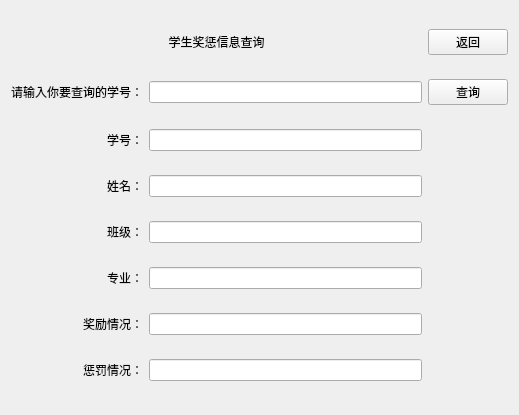
<?xml version="1.0" encoding="UTF-8"?>
<ui version="4.0">
 <class>awardfind</class>
 <widget class="QWidget" name="awardfind">
  <property name="geometry">
   <rect>
    <x>0</x>
    <y>0</y>
    <width>519</width>
    <height>415</height>
   </rect>
  </property>
  <property name="windowTitle">
   <string>Form</string>
  </property>
  <layout class="QHBoxLayout" name="horizontalLayout_2">
   <item>
    <layout class="QGridLayout" name="gridLayout">
     <item row="1" column="1">
      <widget class="QLineEdit" name="stu_award_Input_IDlineEdit"/>
     </item>
     <item row="7" column="0">
      <widget class="QLabel" name="label_8">
       <property name="text">
        <string>惩罚情况：</string>
       </property>
       <property name="alignment">
        <set>Qt::AlignRight|Qt::AlignTrailing|Qt::AlignVCenter</set>
       </property>
      </widget>
     </item>
     <item row="3" column="1">
      <widget class="QLineEdit" name="stu_award_namelineEdit"/>
     </item>
     <item row="6" column="1">
      <widget class="QLineEdit" name="stu_award_awardlineEdit"/>
     </item>
     <item row="2" column="1">
      <widget class="QLineEdit" name="stu_award_out_IDlineEdit"/>
     </item>
     <item row="2" column="0">
      <widget class="QLabel" name="label_3">
       <property name="layoutDirection">
        <enum>Qt::LeftToRight</enum>
       </property>
       <property name="text">
        <string>学号：</string>
       </property>
       <property name="alignment">
        <set>Qt::AlignRight|Qt::AlignTrailing|Qt::AlignVCenter</set>
       </property>
      </widget>
     </item>
     <item row="6" column="0">
      <widget class="QLabel" name="label_7">
       <property name="text">
        <string>奖励情况：</string>
       </property>
       <property name="alignment">
        <set>Qt::AlignRight|Qt::AlignTrailing|Qt::AlignVCenter</set>
       </property>
      </widget>
     </item>
     <item row="3" column="0">
      <widget class="QLabel" name="label_4">
       <property name="text">
        <string>姓名：</string>
       </property>
       <property name="alignment">
        <set>Qt::AlignRight|Qt::AlignTrailing|Qt::AlignVCenter</set>
       </property>
      </widget>
     </item>
     <item row="5" column="0">
      <widget class="QLabel" name="label_6">
       <property name="text">
        <string>专业：</string>
       </property>
       <property name="alignment">
        <set>Qt::AlignRight|Qt::AlignTrailing|Qt::AlignVCenter</set>
       </property>
      </widget>
     </item>
     <item row="4" column="0">
      <widget class="QLabel" name="label_5">
       <property name="text">
        <string>班级：</string>
       </property>
       <property name="alignment">
        <set>Qt::AlignRight|Qt::AlignTrailing|Qt::AlignVCenter</set>
       </property>
      </widget>
     </item>
     <item row="1" column="0">
      <widget class="QLabel" name="label_2">
       <property name="text">
        <string>请输入你要查询的学号：</string>
       </property>
       <property name="alignment">
        <set>Qt::AlignRight|Qt::AlignTrailing|Qt::AlignVCenter</set>
       </property>
      </widget>
     </item>
     <item row="5" column="1">
      <widget class="QLineEdit" name="stu_award_majorlineEdit"/>
     </item>
     <item row="7" column="1">
      <widget class="QLineEdit" name="stu_award_puishlineEdit"/>
     </item>
     <item row="4" column="1">
      <widget class="QLineEdit" name="stu_award_class_lineEdit"/>
     </item>
     <item row="0" column="0" colspan="2">
      <widget class="QLabel" name="label">
       <property name="styleSheet">
        <string notr="true">font: 16pt &quot;Arial&quot;;</string>
       </property>
       <property name="text">
        <string>学生奖惩信息查询</string>
       </property>
       <property name="alignment">
        <set>Qt::AlignCenter</set>
       </property>
      </widget>
     </item>
     <item row="1" column="2">
      <widget class="QPushButton" name="stu_award_querypushButton">
       <property name="text">
        <string>查询</string>
       </property>
      </widget>
     </item>
     <item row="0" column="2">
      <widget class="QPushButton" name="stu_award_backpushButton">
       <property name="text">
        <string>返回</string>
       </property>
      </widget>
     </item>
    </layout>
   </item>
  </layout>
 </widget>
 <resources/>
 <connections/>
</ui>
